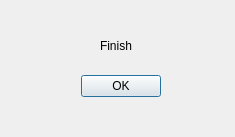
<?xml version="1.0" encoding="UTF-8"?>
<ui version="4.0">
 <class>Dialog</class>
 <widget class="QDialog" name="Dialog">
  <property name="geometry">
   <rect>
    <x>0</x>
    <y>0</y>
    <width>235</width>
    <height>137</height>
   </rect>
  </property>
  <property name="windowTitle">
   <string>Dialog</string>
  </property>
  <widget class="QDialogButtonBox" name="buttonBox">
   <property name="geometry">
    <rect>
     <x>60</x>
     <y>70</y>
     <width>101</width>
     <height>32</height>
    </rect>
   </property>
   <property name="orientation">
    <enum>Qt::Horizontal</enum>
   </property>
   <property name="standardButtons">
    <set>QDialogButtonBox::Ok</set>
   </property>
  </widget>
  <widget class="QLabel" name="label">
   <property name="geometry">
    <rect>
     <x>100</x>
     <y>20</y>
     <width>51</width>
     <height>51</height>
    </rect>
   </property>
   <property name="text">
    <string>Finish</string>
   </property>
  </widget>
 </widget>
 <resources/>
 <connections>
  <connection>
   <sender>buttonBox</sender>
   <signal>accepted()</signal>
   <receiver>Dialog</receiver>
   <slot>accept()</slot>
   <hints>
    <hint type="sourcelabel">
     <x>248</x>
     <y>254</y>
    </hint>
    <hint type="destinationlabel">
     <x>157</x>
     <y>274</y>
    </hint>
   </hints>
  </connection>
  <connection>
   <sender>buttonBox</sender>
   <signal>rejected()</signal>
   <receiver>Dialog</receiver>
   <slot>reject()</slot>
   <hints>
    <hint type="sourcelabel">
     <x>316</x>
     <y>260</y>
    </hint>
    <hint type="destinationlabel">
     <x>286</x>
     <y>274</y>
    </hint>
   </hints>
  </connection>
 </connections>
</ui>
